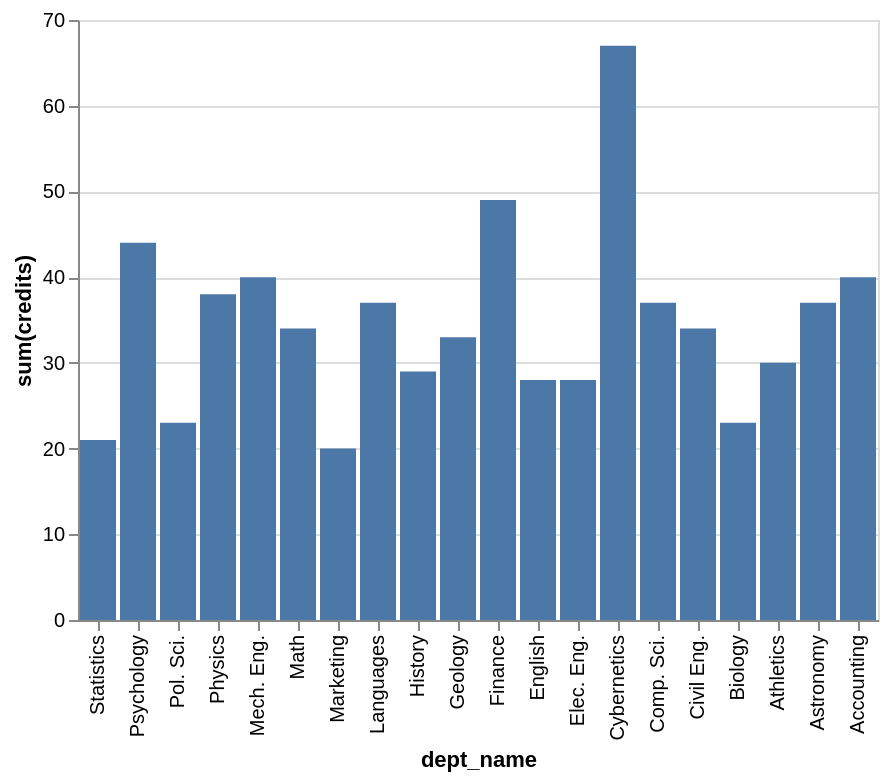

This figure's Vega-Lite source:
### Vega-Lite specification from a JSON file in a GitHub repository (floating-point values rounded to 4 significant figures)
{"data": {"values": [{"x_data": "Accounting", "y_data": 40}, {"x_data": "Astronomy", "y_data": 37}, {"x_data": "Athletics", "y_data": 30}, {"x_data": "Biology", "y_data": 23}, {"x_data": "Civil Eng.", "y_data": 34}, {"x_data": "Comp. Sci.", "y_data": 37}, {"x_data": "Cybernetics", "y_data": 67}, {"x_data": "Elec. Eng.", "y_data": 28}, {"x_data": "English", "y_data": 28}, {"x_data": "Finance", "y_data": 49}, {"x_data": "Geology", "y_data": 33}, {"x_data": "History", "y_data": 29}, {"x_data": "Languages", "y_data": 37}, {"x_data": "Marketing", "y_data": 20}, {"x_data": "Math", "y_data": 34}, {"x_data": "Mech. Eng.", "y_data": 40}, {"x_data": "Physics", "y_data": 38}, {"x_data": "Pol. Sci.", "y_data": 23}, {"x_data": "Psychology", "y_data": 44}, {"x_data": "Statistics", "y_data": 21}]}, "mark": "bar", "encoding": {"x": {"field": "x_data", "type": "nominal", "title": "dept_name", "sort": "descending"}, "y": {"field": "y_data", "type": "quantitative", "title": "sum(credits)"}}}
